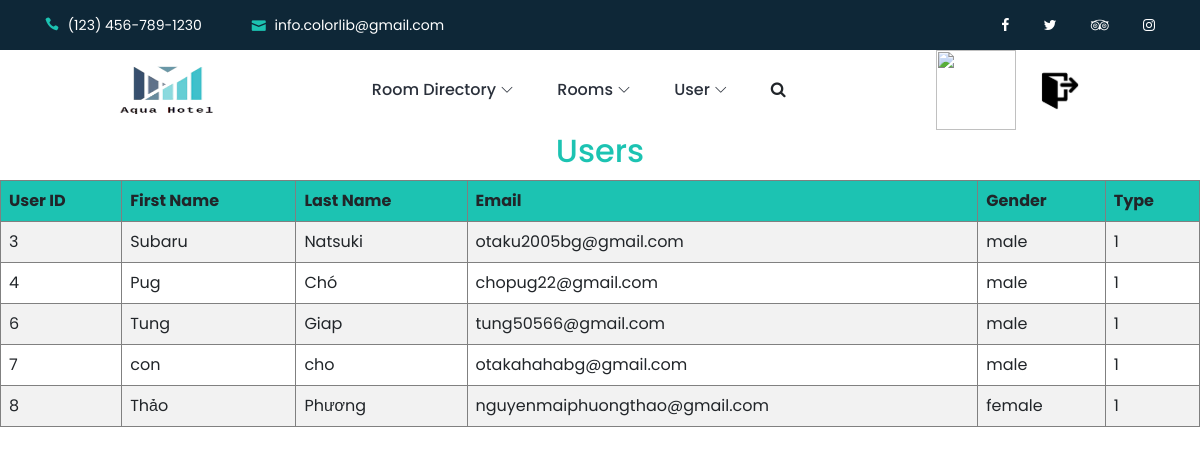
The page /show_user.php on the database its author committed.
### tables this page shows
CREATE TABLE `signup` (
  `id` int(11) NOT NULL,
  `firstname` varchar(50) NOT NULL,
  `lastname` varchar(50) NOT NULL,
  `email` varchar(100) NOT NULL,
  `password` varchar(255) NOT NULL,
  `dob` date NOT NULL,
  `type` int(11) NOT NULL,
  `gender` varchar(10) NOT NULL,
  `security_q1` varchar(100) NOT NULL,
  `security_a1` varchar(100) NOT NULL,
  `user_dac` varchar(50) DEFAULT NULL,
  `user_laa` varchar(50) DEFAULT NULL
);

### show_user.php (the view, shortened to what this page needs)
<!DOCTYPE html>
<html lang="en">
<head>
    <link rel="stylesheet" href="style.css">
</head>
<body>
	<?php
		include "header_admin.php"
	?>
	<h2 style="text-align:center; color: #1cc3b2;">Users</h2>
    <?php
    	$conn=mysqli_connect("localhost","root","","hotel");
		$sql="SELECT * FROM signup WHERE type='1'";
		$result=mysqli_query($conn,$sql);
		if (mysqli_num_rows($result)>0) {
			echo "<table>
			<tr>
			<th>User ID</th>
			<th>First Name</th>
			<th>Last Name</th>
			<th>Email</th>
			<th>Gender</th>
			<th>Type</th>
			</tr>
			";
			while ($row=mysqli_fetch_assoc($result)) {
				echo "<tr>
						<td>".$row['id']."</td>
						<td>".$row['firstname']."</td>
						<td>".$row['lastname']."</td>
						<td>".$row['email']."</td>
						<td>".$row['gender']."</td>
						<td>".$row['type']."</td>
					  </tr>";
			}
		}
		else{
			echo "<script>alert('No users in database!!')</script>";
		}
    ?>
</body>
</html>

### style.css (style rules this page uses)
* { margin: 0; padding: 0; }
body { font-family: "Poppins", sans-serif; font-weight: 400; font-size: 16px; position: relative; z-index: auto; }
h1, h2, h3, h4, h5, h6 { font-family: "Poppins", sans-serif; color: #2a303b; line-height: 1.3; font-weight: 500; }

### show_user.php (style rules this page uses)
table { width: 100%; border-collapse: collapse; }
table th { background-color: #1cc3b2; padding-top: 10px; padding-bottom: 10px; text-align: left; }
table tr:nth-child(even) { background-color: #f2f2f2; }
table td,table th { border: 1px solid grey; padding: 8px; }

### rows shown on the page
signup: id "3", firstname "Subaru", lastname "Natsuki", email "otaku2005bg@gmail.com", gender "male", type "1"
signup: id "4", firstname "Pug", lastname "Chó", email "chopug22@gmail.com", gender "male", type "1"
signup: id "6", firstname "Tung", lastname "Giap", email "tung50566@gmail.com", gender "male", type "1"
signup: id "7", firstname "con", lastname "cho", email "otakahahabg@gmail.com", gender "male", type "1"
signup: id "8", firstname "Thảo", lastname "Phương", email "nguyenmaiphuongthao@gmail.com", gender "female", type "1"
